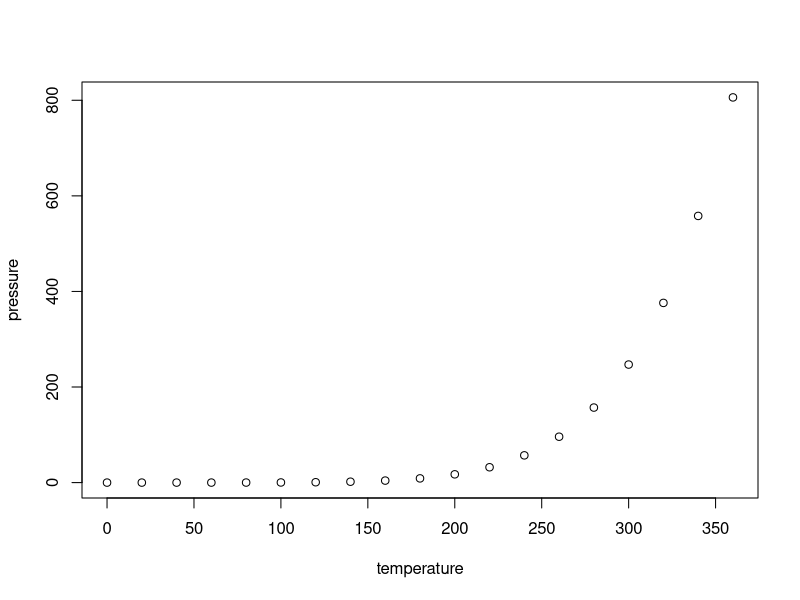
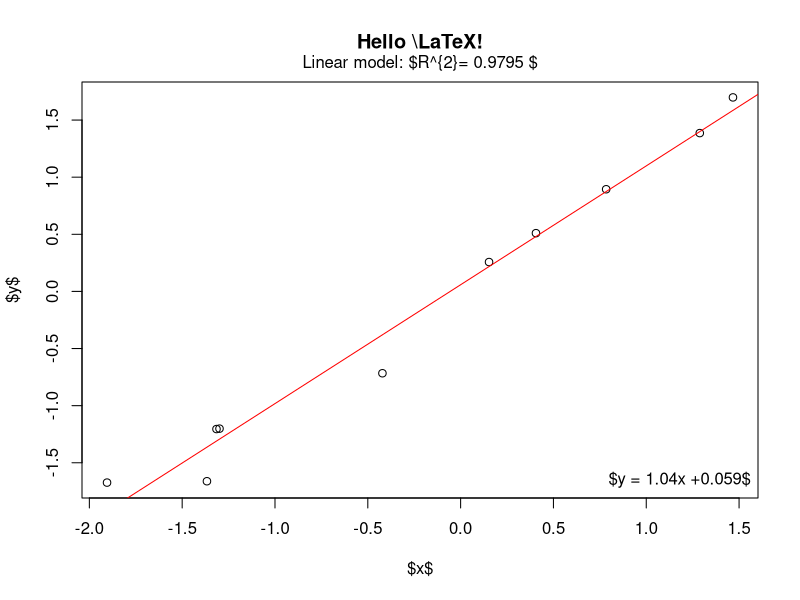
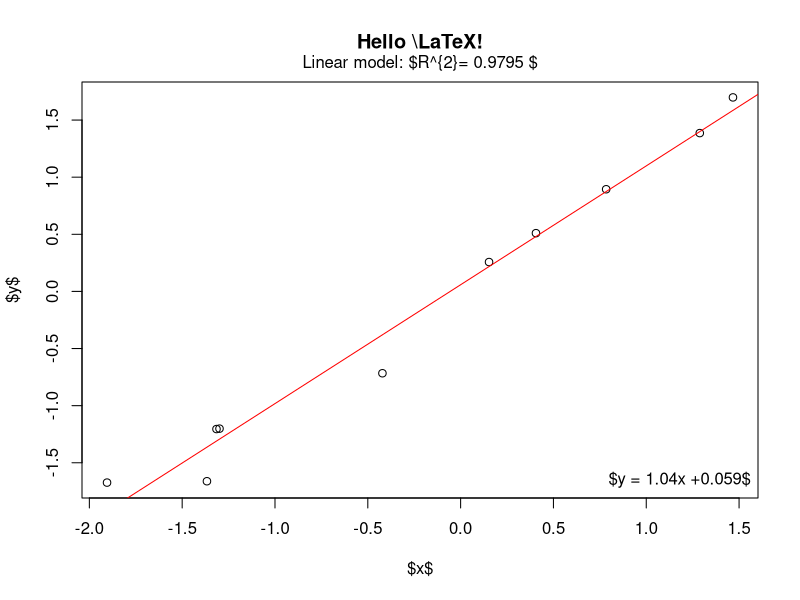

These figures' R source, in order:
## ---- chunk 1
summary(cars)
## ---- chunk 2
plot(pressure)
## ---- chunk 3
x <- rnorm(10)
y <- x + rnorm(5, sd = 0.25)
model <- lm(y ~ x)
rsq <- summary(model)$r.squared
rsq <- signif(rsq, 4)
plot(x, y, main = "Hello \\LaTeX!", xlab = "$x$", ylab = "$y$")
abline(model, col = "red")
mtext(paste("Linear model: $R^{2}=", rsq, "$"), line = 0.5)
legend("bottomright", legend = paste("$y = ", round(coef(model)[2], 3),
  "x +", round(coef(model)[1], 3), "$",
  sep = ""
), bty = "n")

plot(x, y, main = "Hello \\LaTeX!", xlab = "$x$", ylab = "$y$")
abline(model, col = "red")
mtext(paste("Linear model: $R^{2}=", rsq, "$"), line = 0.5)
legend("bottomright", legend = paste("$y = ", round(coef(model)[2], 3),
  "x +", round(coef(model)[1], 3), "$",
  sep = ""
), bty = "n")
